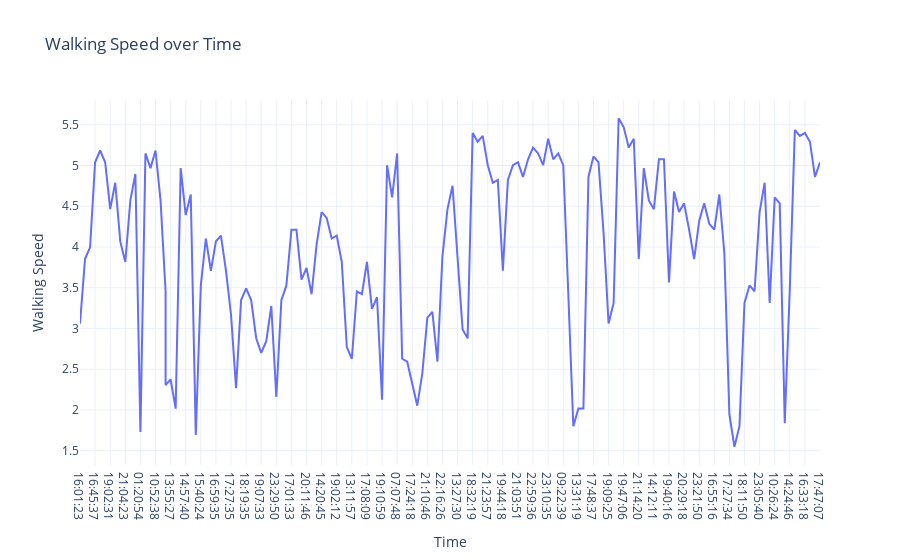

Here is the notebook cell this chart was saved with:
### Code cell
fig = px.line(df, x='Time', y='Walking Speed', title = 'Walking Speed over Time')

fig.show()

### Figure 1 — Plotly figure (JSON) as saved in the notebook; plotly's stock layout.template omitted (floating-point values rounded to 4 significant figures; data arrays with more than 128 entries replaced by an {"elided": "..."} marker saying what was removed)
{"data": [{"hovertemplate": "Time=%{x}<br>Walking Speed=%{y}<extra></extra>", "legendgroup": "", "line": {"color": "#636efa", "dash": "solid"}, "marker": {"symbol": "circle"}, "mode": "lines", "name": "", "orientation": "v", "showlegend": false, "type": "scatter", "x": {"elided": "149 str values"}, "xaxis": "x", "y": {"elided": "149 float values"}, "yaxis": "y"}], "layout": {"legend": {"tracegroupgap": 0}, "title": {"text": "Walking Speed over Time"}, "xaxis": {"anchor": "y", "domain": [0, 1], "title": {"text": "Time"}}, "yaxis": {"anchor": "x", "domain": [0, 1], "title": {"text": "Walking Speed"}}}}
